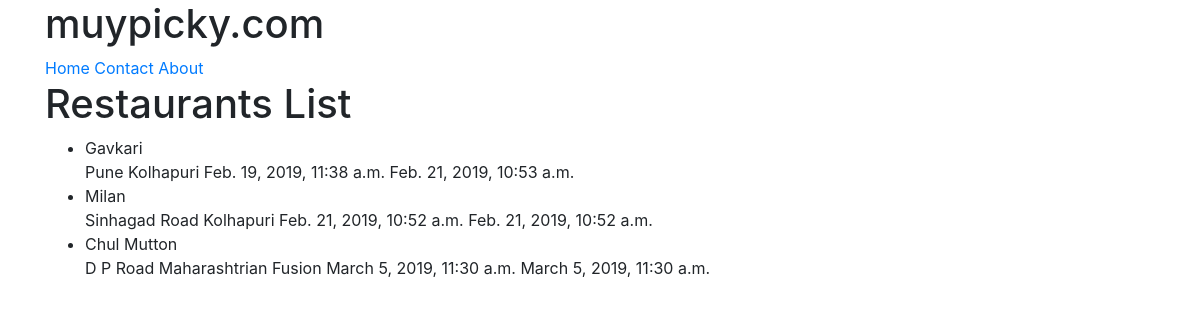
Screenshot of /funcview/restaurants/ with the database file from the repository.
### restaurants/models.py (models this page shows, shortened)
class RestaurantLocation(models.Model):
    name            = models.CharField(max_length=120)
    location        = models.CharField(max_length=120, null=True, blank=True)
    category        = models.CharField(max_length=120, null=True, blank=True)
    timestamp       = models.DateTimeField(auto_now_add=True)
    updated         = models.DateTimeField(auto_now=True)

### restaurants/views.py (the view)
# urls.py: url(r'^funcview/restaurants/$', restaurants.views.restaurant_list_View),
def restaurant_list_View(request):
    template = "restaurants/restaurants_list.html"
    queryset = RestaurantLocation.objects.all()
    context = {
        "object_list": queryset
    }
    return render(request=request, template_name=template, context=context)

### restaurants/templates/restaurants/restaurants_list.html (shortened to what this page needs)
{% extends "base.html" %}
{% block content %}
<h1>Restaurants List</h1>
<ul>
    {% for object in object_list %}
        <li>{{ object.name }} <br/> {{ object.location }} {{ object.category }} {{ object.timestamp }} {{ object.updated }}</li>
    {% endfor %}
</ul>
{% endblock content %}

### templates/base.html (shortened to what this page needs)
<!DOCTYPE html>
<html lang="en">
<head>
</head>
{% include "snippets/css.html" %}
<body>
{% include "snippets/nav.html" %}
<div class="container">
    {% block content %}{% endblock content %}
</div>
</body>
</html>

### templates/snippets/css.html (shortened to what this page needs)
<link rel="stylesheet" href="https://stackpath.bootstrapcdn.com/bootstrap/4.1.3/css/bootstrap.min.css">

### templates/snippets/nav.html
<div class="container">
    <h1>muypicky.com</h1>
    <a href="/">Home</a>
    <a href="/contact/">Contact</a>
    <a href="/about/">About</a>
</div>

### rows the page displays
RestaurantLocation: name "Gavkari", location "Pune", category "Kolhapuri", timestamp "Feb. 19, 2019, 11:38 a.m.", updated "Feb. 21, 2019, 10:53 a.m."
RestaurantLocation: name "Milan", location "Sinhagad Road", category "Kolhapuri", timestamp "Feb. 21, 2019, 10:52 a.m.", updated "Feb. 21, 2019, 10:52 a.m."
RestaurantLocation: name "Chul Mutton", location "D P Road", category "Maharashtrian Fusion", timestamp "March 5, 2019, 11:30 a.m.", updated "March 5, 2019, 11:30 a.m."
